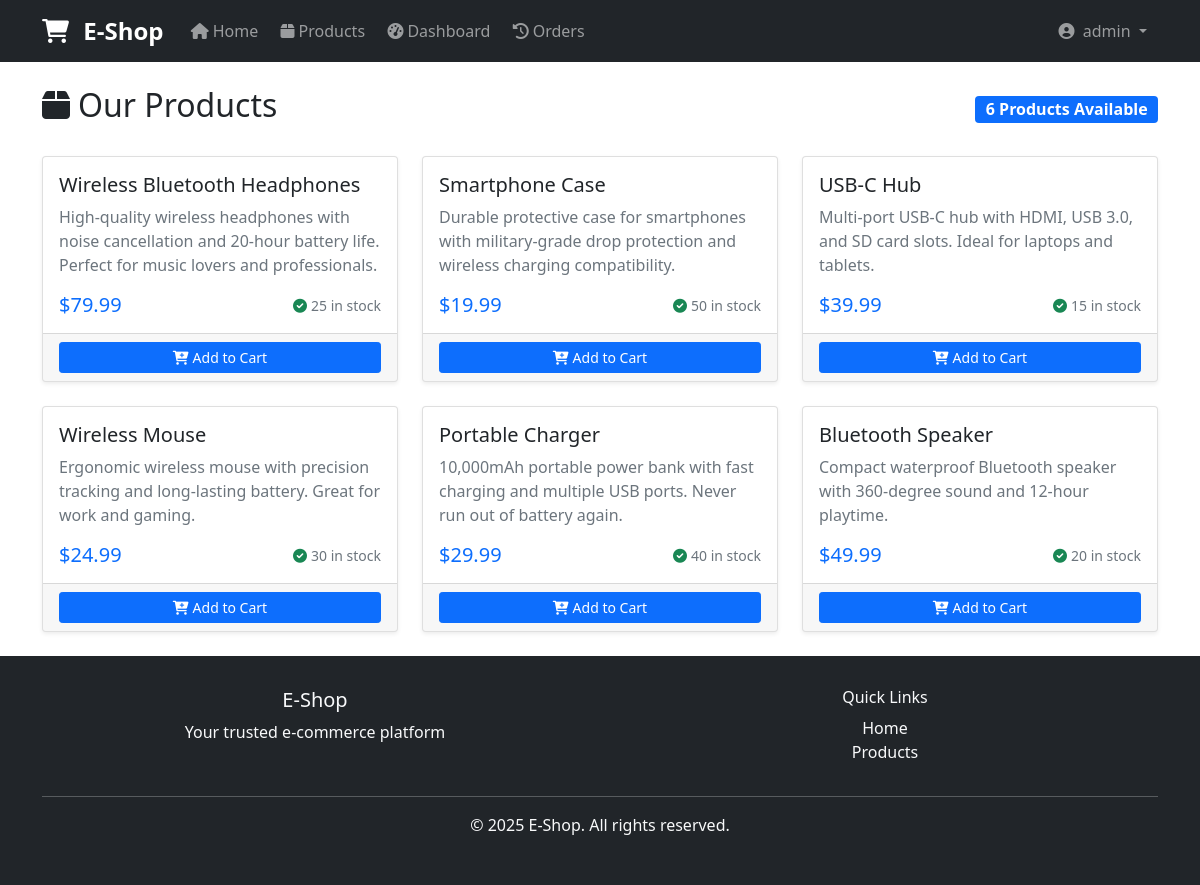
/store/products/ (signed in), run on the app's committed database.
### store/models.py (models this page shows, shortened)
class Product(models.Model):
	name = models.CharField(max_length=255)
	description = models.TextField()
	price = models.DecimalField(max_digits=10, decimal_places=2)
	stock = models.IntegerField()

### store/views.py (the view)
# urls.py: path('products/', views.products_view, name='products'),
def products_view(request):
    products = Product.objects.all()
    context = {
        'products': products,
    }
    return render(request, 'store/products.html', context)

### templates/store/products.html (shortened to what this page needs)
{% extends 'base.html' %}
{% block content %}
<div class="container mt-4">
    <div class="row">
        <div class="col-12">
            <div class="d-flex justify-content-between align-items-center mb-4">
                <h2><i class="fas fa-box me-2"></i>Our Products</h2>
                <span class="badge bg-primary fs-6">{{ products.count }} Products Available</span>
            </div>
        </div>
    </div>
    {% if products %}
        <div class="row">
            {% for product in products %}
                <div class="col-md-6 col-lg-4 mb-4">
                    <div class="card h-100 shadow-sm">
                        <div class="card-body">
                            <h5 class="card-title">{{ product.name }}</h5>
                            <p class="card-text text-muted">{{ product.description|truncatewords:20 }}</p>
                            <div class="d-flex justify-content-between align-items-center">
                                <span class="h5 text-primary mb-0">${{ product.price }}</span>
                                <small class="text-muted">
                                    {% if product.stock > 0 %}
                                        <i class="fas fa-check-circle text-success me-1"></i>{{ product.stock }} in stock
                                    {% else %}
                                        <i class="fas fa-times-circle text-danger me-1"></i>Out of stock
                                    {% endif %}
                                </small>
                            </div>
                        </div>
                        <div class="card-footer">
                            {% if product.stock > 0 %}
                                {% if user.is_authenticated %}
                                    <button class="btn btn-primary btn-sm w-100" onclick="alert('Add to cart functionality coming soon!')">
                                        <i class="fas fa-cart-plus me-1"></i>Add to Cart
                                    </button>
                                {% else %}
                                    <a href="{% url 'login' %}?next={% url 'products' %}" class="btn btn-outline-primary btn-sm w-100">
                                        <i class="fas fa-sign-in-alt me-1"></i>Login to Purchase
                                    </a>
                                {% endif %}
                            {% else %}
                                <button class="btn btn-secondary btn-sm w-100" disabled>
                                    <i class="fas fa-times me-1"></i>Out of Stock
                                </button>
                            {% endif %}
                        </div>
                    </div>
                </div>
            {% endfor %}
        </div>
    {% endif %}
</div>
{% endblock %}

### templates/base.html (shortened to what this page needs)
<!DOCTYPE html>
<html lang="en">
<head>
    <link href="https://cdn.jsdelivr.net/npm/bootstrap@5.1.3/dist/css/bootstrap.min.css" rel="stylesheet">
    <link rel="stylesheet" href="https://cdnjs.cloudflare.com/ajax/libs/font-awesome/6.0.0/css/all.min.css">
</head>
<body>
    <nav class="navbar navbar-expand-lg navbar-dark bg-dark">
        <div class="container">
            <a class="navbar-brand" href="{% url 'home' %}">
                <i class="fas fa-shopping-cart me-2"></i>
                E-Shop
            </a>
            <div class="collapse navbar-collapse" id="navbarNav">
                <ul class="navbar-nav me-auto">
                    <li class="nav-item">
                        <a class="nav-link" href="{% url 'home' %}">
                            <i class="fas fa-home me-1"></i>Home
                        </a>
                    </li>
                    <li class="nav-item">
                        <a class="nav-link" href="{% url 'products' %}">
                            <i class="fas fa-box me-1"></i>Products
                        </a>
                    </li>
                    {% if user.is_authenticated %}
                        <li class="nav-item">
                            <a class="nav-link" href="{% url 'dashboard' %}">
                                <i class="fas fa-tachometer-alt me-1"></i>Dashboard
                            </a>
                        </li>
                        <li class="nav-item">
                            <a class="nav-link" href="{% url 'order_history' %}">
                                <i class="fas fa-history me-1"></i>Orders
                            </a>
                        </li>
                    {% endif %}
                </ul>
                <ul class="navbar-nav">
                    {% if user.is_authenticated %}
                        <li class="nav-item dropdown">
                            <a class="nav-link dropdown-toggle user-greeting" href="#" id="navbarDropdown" role="button" data-bs-toggle="dropdown">
                                <i class="fas fa-user-circle me-1"></i>
                                {{ user.first_name|default:user.username }}
                            </a>
                        </li>
                    {% endif %}
                </ul>
            </div>
        </div>
    </nav>
    <main class="container-fluid">
        {% block content %}
        {% endblock %}
    </main>
    <footer class="bg-dark text-light text-center">
        <div class="container">
            <div class="row">
                <div class="col-md-6">
                    <h5>E-Shop</h5>
                    <p>Your trusted e-commerce platform</p>
                </div>
                <div class="col-md-6">
                    <h6>Quick Links</h6>
                    <ul class="list-unstyled">
                        <li><a href="{% url 'home' %}" class="text-light text-decoration-none">Home</a></li>
                        <li><a href="{% url 'products' %}" class="text-light text-decoration-none">Products</a></li>
                    </ul>
                </div>
            </div>
            <hr class="my-3">
            <p>&copy; {% now "Y" %} E-Shop. All rights reserved.</p>
        </div>
    </footer>
</body>
</html>

### templates/base.html (style rules this page uses)
.navbar-brand { font-weight: bold; font-size: 1.5rem; }
.navbar-nav .nav-link { font-weight: 500; margin: 0 0.2rem; }
footer { background-color: #f8f9fa; padding: 2rem 0; margin-top: auto; }
body { display: flex; flex-direction: column; min-height: 100vh; }
main { flex: 1; }
.user-greeting { color: #28a745; font-weight: 500; }

### data on the page
Product: name "Wireless Bluetooth Headphones", description "High-quality wireless headphones with noise cancellation and 20-hour battery life. Perfect for music lovers and professionals.", price "79.99", stock "25", shows "Add to Cart"
Product: name "Smartphone Case", description "Durable protective case for smartphones with military-grade drop protection and wireless charging compatibility.", price "19.99", stock "50", shows "Add to Cart"
Product: name "USB-C Hub", description "Multi-port USB-C hub with HDMI, USB 3.0, and SD card slots. Ideal for laptops and tablets.", price "39.99", stock "15", shows "Add to Cart"
Product: name "Wireless Mouse", description "Ergonomic wireless mouse with precision tracking and long-lasting battery. Great for work and gaming.", price "24.99", stock "30", shows "Add to Cart"
Product: name "Portable Charger", description "10,000mAh portable power bank with fast charging and multiple USB ports. Never run out of battery again.", price "29.99", stock "40", shows "Add to Cart"
Product: name "Bluetooth Speaker", description "Compact waterproof Bluetooth speaker with 360-degree sound and 12-hour playtime.", price "49.99", stock "20", shows "Add to Cart"

### other printed values
{{ user.first_name|default:user.username }} "admin"
{{ products.count }} "6"
